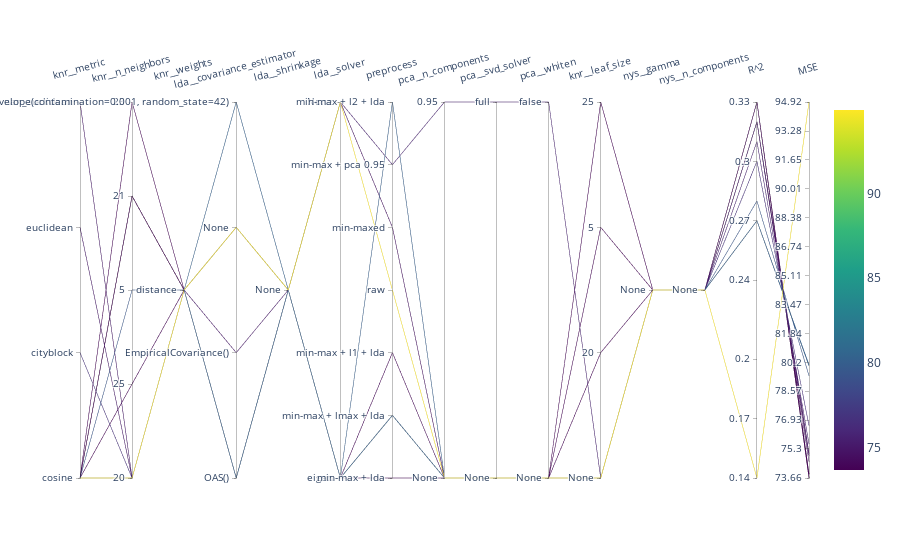

This figure's notebook cell:
### Code cell
show_parallel_plot(1, name_estimator)

### Figure 1 — Plotly figure (JSON) as saved in the notebook; plotly's stock layout.template omitted (floating-point values rounded to 4 significant figures)
{"data": [{"dimensions": [{"label": "knr__metric", "ticktext": ["cosine", "cityblock", "euclidean", "nan_euclidean"], "tickvals": [0, 1, 2, 3], "values": [0, 0, 1, 2, 3, 0, 0, 0, 0, 0, 0, 0, 0, 0, 0, 0, 0, 0, 0, 0]}, {"label": "knr__n_neighbors", "ticktext": [20, 25, 5, 21, 23], "tickvals": [0, 1, 2, 3, 4], "values": [0, 0, 0, 0, 0, 0, 1, 2, 0, 0, 0, 0, 0, 0, 0, 3, 4, 3, 3, 3]}, {"label": "knr__weights", "ticktext": ["distance"], "tickvals": [0], "values": [0, 0, 0, 0, 0, 0, 0, 0, 0, 0, 0, 0, 0, 0, 0, 0, 0, 0, 0, 0]}, {"label": "lda__covariance_estimator", "ticktext": ["OAS()", "EmpiricalCovariance()", "None", "EllipticEnvelope(contamination=0.001, random_state=42)"], "tickvals": [0, 1, 2, 3], "values": [0, 1, 0, 0, 0, 0, 0, 0, 0, 2, 2, 2, 2, 3, 0, 0, 0, 0, 0, 0]}, {"label": "lda__shrinkage", "ticktext": ["None"], "tickvals": [0], "values": [0, 0, 0, 0, 0, 0, 0, 0, 0, 0, 0, 0, 0, 0, 0, 0, 0, 0, 0, 0]}, {"label": "lda__solver", "ticktext": ["eigen", "None"], "tickvals": [0, 1], "values": [0, 0, 0, 0, 0, 0, 0, 0, 0, 1, 1, 1, 0, 0, 0, 0, 0, 0, 0, 0]}, {"label": "preprocess", "ticktext": ["min-max + lda", "min-max + lmax + lda", "min-max + l1 + lda", "raw", "min-maxed", "min-max + pca 0.95", "min-max + l2 + lda"], "tickvals": [0, 1, 2, 3, 4, 5, 6], "values": [0, 1, 1, 1, 1, 2, 1, 1, 1, 3, 4, 5, 1, 1, 6, 1, 1, 1, 1, 1]}, {"label": "pca__n_components", "ticktext": ["None", 0.95], "tickvals": [0, 1], "values": [0, 0, 0, 0, 0, 0, 0, 0, 0, 0, 0, 1, 0, 0, 0, 0, 0, 0, 0, 0]}, {"label": "pca__svd_solver", "ticktext": ["None", "full"], "tickvals": [0, 1], "values": [0, 0, 0, 0, 0, 0, 0, 0, 0, 0, 0, 1, 0, 0, 0, 0, 0, 0, 0, 0]}, {"label": "pca__whiten", "ticktext": ["None", false], "tickvals": [0, 1], "values": [0, 0, 0, 0, 0, 0, 0, 0, 0, 0, 0, 1, 0, 0, 0, 0, 0, 0, 0, 0]}, {"label": "knr__leaf_size", "ticktext": ["None", 20, 5, 25], "tickvals": [0, 1, 2, 3], "values": [0, 0, 0, 0, 0, 0, 0, 0, 0, 0, 0, 0, 0, 0, 0, 0, 0, 1, 2, 3]}, {"label": "nys__gamma", "ticktext": ["None"], "tickvals": [0], "values": [0, 0, 0, 0, 0, 0, 0, 0, 0, 0, 0, 0, 0, 0, 0, 0, 0, 0, 0, 0]}, {"label": "nys__n_components", "ticktext": ["None"], "tickvals": [0], "values": [0, 0, 0, 0, 0, 0, 0, 0, 0, 0, 0, 0, 0, 0, 0, 0, 0, 0, 0, 0]}, {"label": "R^2", "tickvals": [0.14, 0.17, 0.2, 0.24, 0.27, 0.3, 0.33], "values": [0.33, 0.32, 0.3, 0.32, 0.32, 0.33, 0.33, 0.28, 0.33, 0.14, 0.32, 0.31, 0.32, 0.27, 0.27, 0.33, 0.33, 0.33, 0.33, 0.33]}, {"label": "MSE", "tickvals": [73.66, 75.3, 76.93, 78.57, 80.2, 81.84, 83.47, 85.11, 86.74, 88.38, 90.01, 91.65, 93.28, 94.92], "values": [73.9, 74.93, 76.62, 75.04, 75.04, 73.87, 73.68, 79.44, 73.69, 94.92, 74.58, 75.58, 74.93, 80.06, 80, 73.66, 73.68, 73.66, 73.66, 73.66]}], "labelangle": -15, "line": {"color": [73.9, 74.93, 76.62, 75.04, 75.04, 73.87, 73.68, 79.44, 73.69, 94.92, 74.58, 75.58, 74.93, 80.06, 80, 73.66, 73.68, 73.66, 73.66, 73.66], "colorscale": [[0, "#440154"], [0.1111, "#482878"], [0.2222, "#3e4989"], [0.3333, "#31688e"], [0.4444, "#26828e"], [0.5556, "#1f9e89"], [0.6667, "#35b779"], [0.7778, "#6ece58"], [0.8889, "#b5de2b"], [1, "#fde725"]], "showscale": true}, "type": "parcoords"}], "layout": {}}
